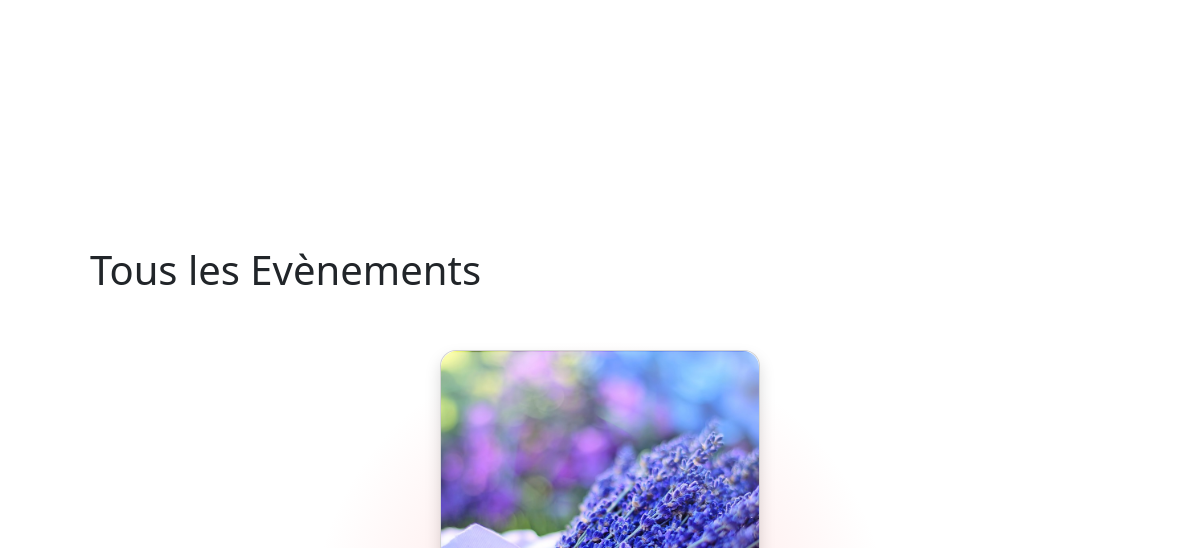
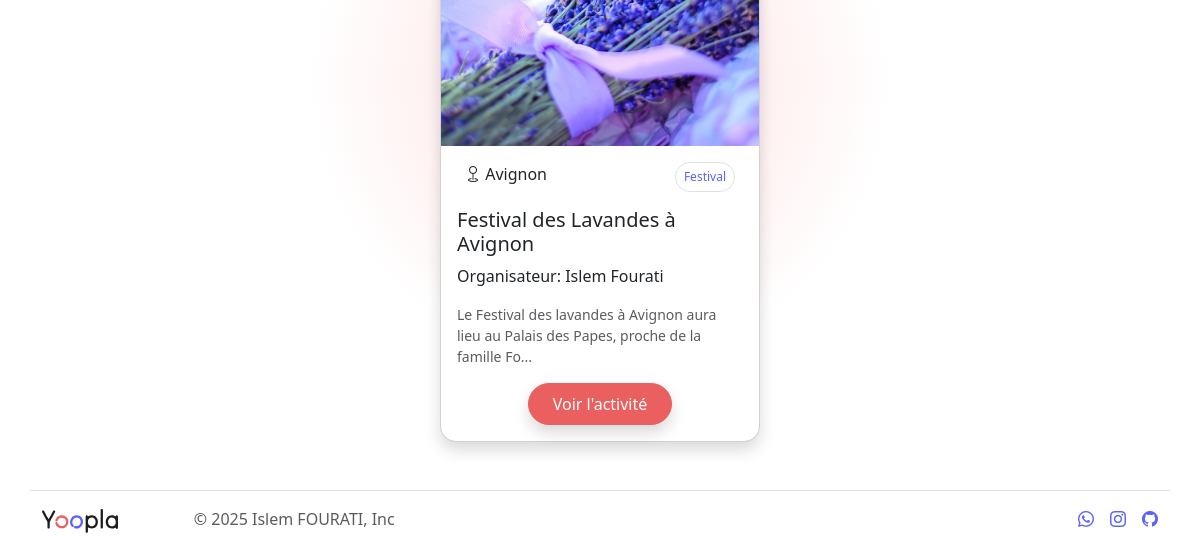
Before: /showAllEvents.php (signed in, lower part) with the older database file (2 pictures, top to bottom).
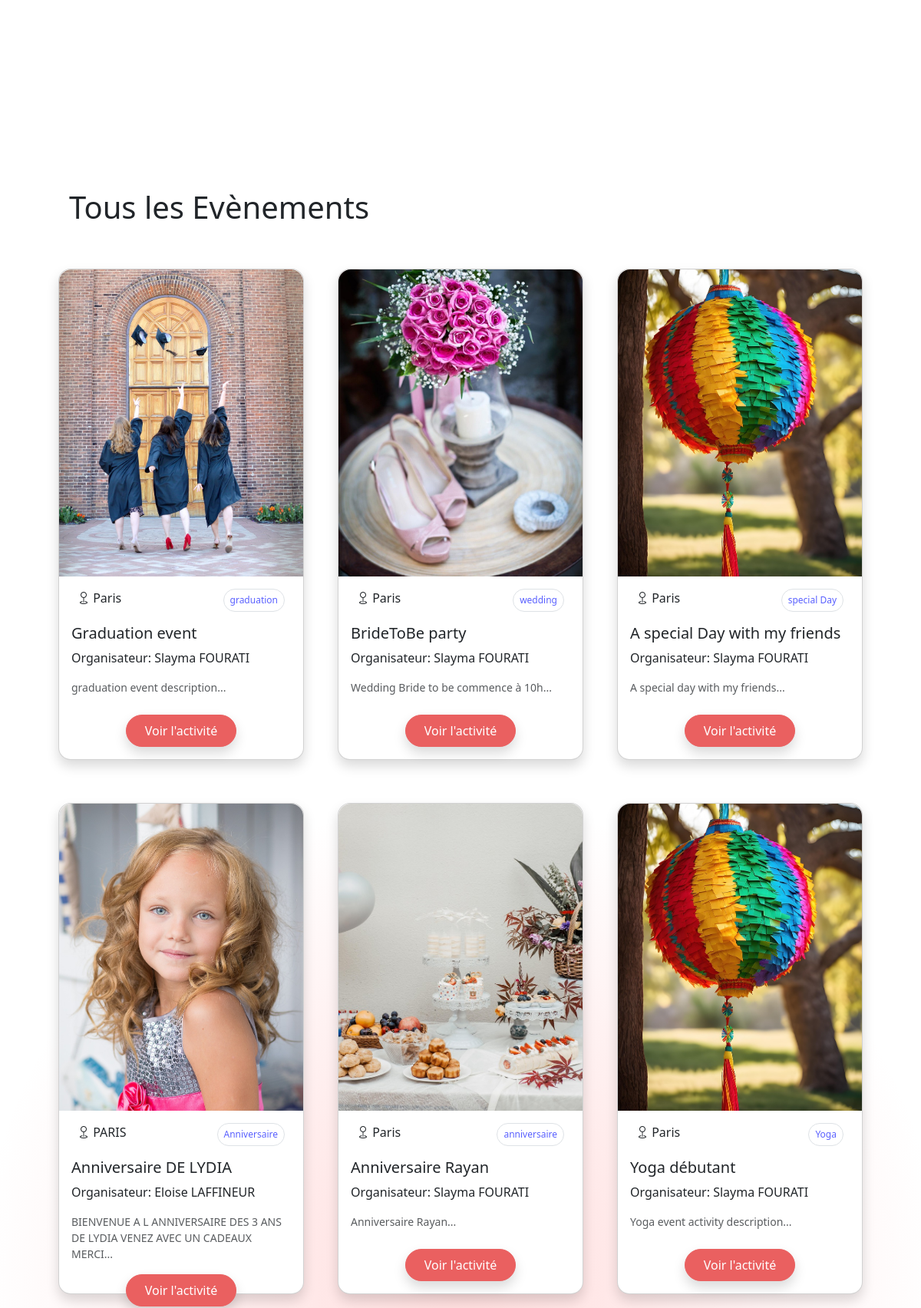
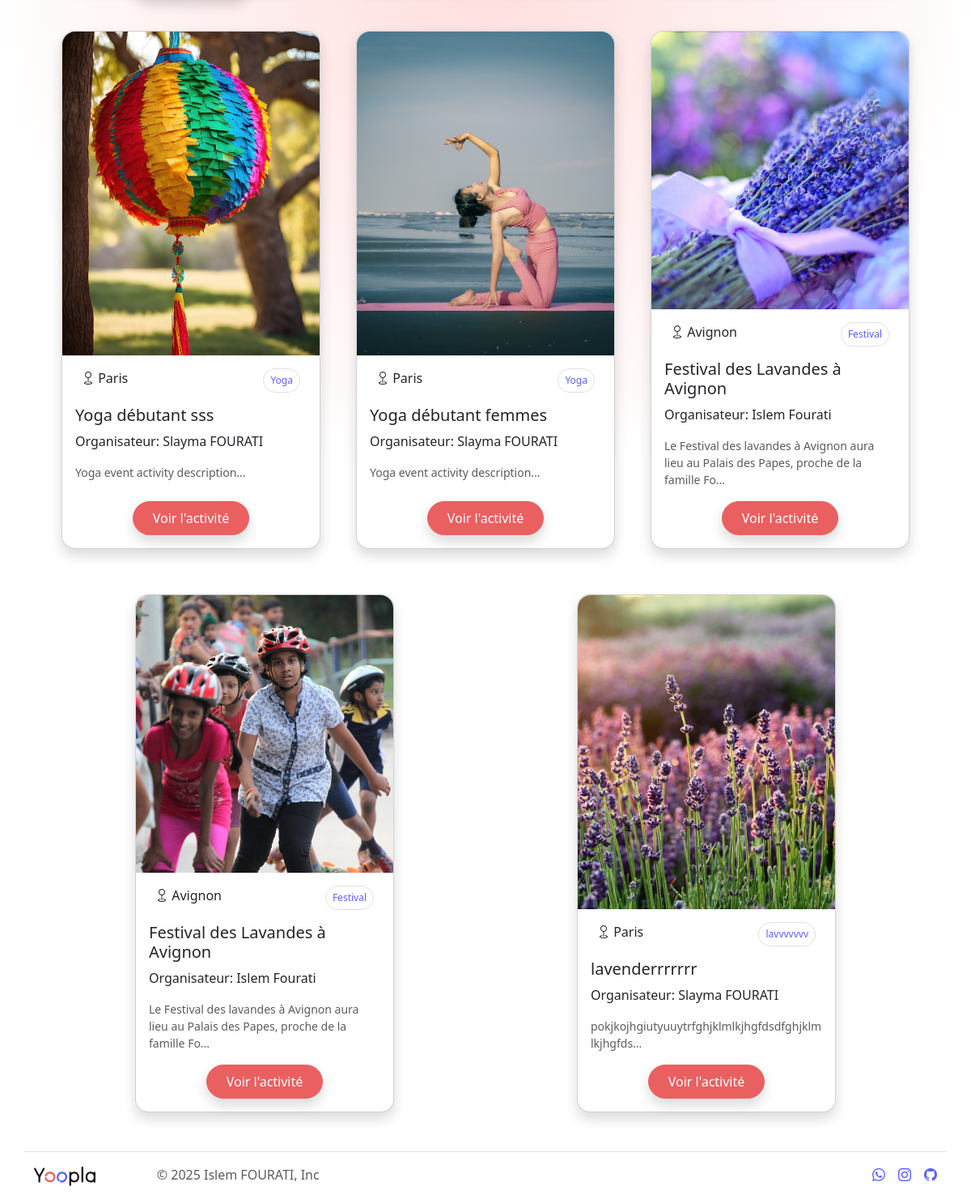
After: the same page with the newer database file (2 pictures, top to bottom).
### tables this page shows
CREATE TABLE `events` (
  `ID_Event` int NOT NULL,
  `ID_User` int NOT NULL,
  `photo` varchar(255) NOT NULL,
  `description` text NOT NULL,
  `title` varchar(255) NOT NULL,
  `categorie` varchar(255) NOT NULL,
  `date_start` date NOT NULL,
  `date_end` date NOT NULL,
  `time_start` time NOT NULL,
  `time_end` time NOT NULL,
  `zip_code` varchar(50) NOT NULL,
  `city` varchar(50) NOT NULL,
  `country` varchar(50) DEFAULT NULL,
  `capacity` int UNSIGNED NOT NULL DEFAULT '0',
  `price` decimal(10,2) DEFAULT NULL
);

CREATE TABLE `users` (
  `ID_User` int NOT NULL,
  `firstName` varchar(255) NOT NULL,
  `lastName` varchar(255) NOT NULL,
  `photo_profil` varchar(255) DEFAULT NULL,
  `civility` enum('f','h') NOT NULL,
  `email` varchar(255) NOT NULL,
  `password` varchar(255) NOT NULL,
  `checkAdmin` enum('user','admin') NOT NULL DEFAULT 'user'
);

### inc/functions.inc.php (called while the page is built, shortened)
<?php
function getAllEvents(): array
{
    try {
        $cnx = connexionBdd();
        $sql = "SELECT
                    e.ID_Event, e.photo, e.description, e.title, e.categorie,
                    e.date_start, e.date_end, e.time_start, e.time_end,
                    e.zip_code, e.city, e.country, e.capacity, e.price,
                    u.firstName, u.lastName -- Select user's names from the users table
                FROM
                    events e -- Alias event table as 'e'
                INNER JOIN
                    users u ON e.ID_User = u.ID_User -- Join condition
                ORDER BY
                    e.date_start DESC, e.time_start DESC";
        $request = $cnx->query($sql);
        $result = $request->fetchAll();
        return $result;
    } catch (Exception $e) {
        global $info;
        $info = alert("Une erreur s'est produite lors de la recherche de tous les événements.", "danger");
        return [];
    }
}

### showAllEvents.php (the view, shortened to what this page needs)
<?php
require_once 'inc/functions.inc.php';
$allEvents = getAllEvents();
require_once 'inc/header.inc.php';
?>
<section class="container">
    <h1 class="display-6 p-4 m-4">Tous les Evènements</h1>
    <div class="d-flex justify-content-around flex-wrap container">
        <?php
        if (empty($allEvents)) {
            $info = alert("Aucun événement trouvé", "warning");
        } else {
            foreach ($allEvents as $event) :
                $event_id = (int) $event['ID_Event'];
                $event_title = $event['title'] ?? 'Titre non disponible';
                $event_description = substr($event['description'] ?? 'Pas de description.', 0, 90) . '...';
                $event_city = $event['city'] ?? 'Ville inconnue';
                $organizer_name = ($event['firstName'] ?? '') . ' ' . ($event['lastName'] ?? '');
                $event_categorie = $event['categorie'] ?? 'Categorie inconnue';
                $image_event = BASE_URL . '/assets/images/' . $event['photo'];
                if (! str_contains($event['photo'], 'event_')) {
                    $image_event = BASE_URL . '/assets/images/default-img/default_event.jpg';
                }
                $detail_url = BASE_URL . 'event/showEvent.php?ID_Event=' . $event_id;
        ?>
                <div class="card col-sm-12 col-md-4 col-lg-3 rounded-4 shadow m-2 mb-5" style="height:40rem;">
                    <img src="<?php echo $image_event ?? $image_url_default;
                                ?>" class="card-img-top rounded-top-4 img-fluid" style="height:25rem; width:100%; object-fit: cover;" alt="image evenement">
                    <div class="card-body">
                        <div class="mx-2 d-flex justify-content-between">
                            <p class=" small fs-6 mb-0"><i class="fbi bi-geo"></i> <?= $event_city ?></p>
                            <span class="badge small mb-3 text-yoopla-blue rounded-pill p-2 fw-medium border"><?= $event_categorie ?></span>
                        </div>
                        <h5 class="mb-2 fs-5 card-title"><?= $event_title ?></h5>
                        <p class="">Organisateur: <?= $organizer_name ?></p>
                        <p class="small card-text text-muted"><?= $event_description ?></p>
                    </div>
                    <div class="d-flex justify-content-center">
                        <a href="<?= $detail_url ?>" class="btn yoopla-primary fw-medium rounded-5 px-4 py-2 shadow mb-3">Voir l'activité</a>
                    </div>
                </div>
        <?php
            endforeach;
        }
        ?>
    </div>
</section>
<?php
require_once 'inc/footer.inc.php';
?>

### inc/header.inc.php (shortened to what this page needs)
<!DOCTYPE html>
<html lang="fr">
<head>
  <link href="https://cdn.jsdelivr.net/npm/fastbootstrap@2.2.0/dist/css/fastbootstrap.min.css" rel="stylesheet">
  <link href="https://cdn.jsdelivr.net/npm/bootstrap@5.3.5/dist/css/bootstrap.min.css" rel="stylesheet">
  <link
    href="https://getbootstrap.com/docs/5.3/assets/css/docs.css"
    rel="stylesheet" />
  <link href="https://cdn.jsdelivr.net/npm/bootstrap@5.3.5-alpha3/dist/css/bootstrap.min.css" rel="stylesheet">
  <link rel="stylesheet" href="https://cdn.jsdelivr.net/npm/bootstrap-icons@1.11.3/font/bootstrap-icons.min.css">
  <link href="https://unpkg.com/aos@2.3.1/dist/aos.css" rel="stylesheet">
  <link rel="stylesheet" href="<?= BASE_URL; ?>assets/css/styles.css">
</head>
<body id="gradientBg" data-bs-theme="light" class="vh-100">
  <header class="container-fluid fixed-top video-header">
    <video autoplay muted loop id="hero-video" class="bg-video">
      <source src="<?= BASE_URL . '/assets/media/banniereYoopla.mp4' ?>" type="video/mp4"> Your browser does not support HTML5 video.
    </video>
  </header>
  <main class="min-vh-100">

### inc/footer.inc.php (shortened to what this page needs)
</main>
<footer class="container d-flex justify-content-around py-3 border-top">
  <a class="navbar-brand" href="<?php BASE_URL ?>home.php"><img src="<?= BASE_URL ?>assets/images/logo/logo.svg" class="w-50" alt="Yoopla logo"></a>
  <p class="mb-3 mb-md-0 text-body-secondary w-100">© 2025 Islem FOURATI, Inc</p>
  <ul class="nav col-md-4 justify-content-end list-unstyled d-flex">
    <li class="ms-3 yoopla-secondary"><a class=" icon-link icon-link-hover" href="#"><i class="bi bi-whatsapp"></i></a></li>
    <li class="ms-3 yoopla-secondary"><a class=" icon-link icon-link-hover" href="#"><i class="bi bi-instagram"></i></a></li>
    <li class="ms-3 yoopla-secondary"><a class=" icon-link icon-link-hover" href="#"><i class="bi bi-github"></i></a></li>
  </ul>
</footer>
</body>
</html>

### assets/css/styles.css (style rules this page uses)
* { box-sizing: border-box; margin: 0; padding: 0; }

Changed rows visible on the page:
added events: photo (picture), city "Paris", categorie "graduation", title "Graduation event", ID_User.lastName "Slayma FOURATI", description "graduation event description..."
added events: photo (picture), city "Paris", categorie "wedding", title "BrideToBe party", ID_User.lastName "Slayma FOURATI", description "Wedding Bride to be commence à 10h..."
added events: city "Paris", categorie "special Day", title "A special Day with my friends", ID_User.lastName "Slayma FOURATI", description "A special day with my friends..."
added events: photo (picture), city "PARIS", categorie "Anniversaire", title "Anniversaire DE LYDIA", ID_User.lastName "Eloise LAFFINEUR", description "BIENVENUE A L ANNIVERSAIRE DES 3 ANS DE LYDIA VENEZ AVEC UN CADEAUX MERCI..."
added events: photo (picture), city "Paris", categorie "anniversaire", title "Anniversaire Rayan", ID_User.lastName "Slayma FOURATI", description "Anniversaire Rayan..."
added events: city "Paris", categorie "Yoga", title "Yoga débutant", ID_User.lastName "Slayma FOURATI", description "Yoga event activity description..."
added events: city "Paris", categorie "Yoga", title "Yoga débutant sss", ID_User.lastName "Slayma FOURATI", description "Yoga event activity description..."
added events: photo (picture), city "Paris", categorie "Yoga", title "Yoga débutant femmes", ID_User.lastName "Slayma FOURATI", description "Yoga event activity description..."
added events: photo (picture), city "Avignon", categorie "Festival", title "Festival des Lavandes à Avignon", ID_User.lastName "Islem Fourati", description "Le Festival des lavandes à Avignon aura lieu au Palais des Papes, proche de la famille Fo..."
added events: photo (picture), city "Paris", categorie "lavvvvvvv", title "lavenderrrrrrr", ID_User.lastName "Slayma FOURATI", description "pokjkojhgiutyuuytrfghjklmlkjhgfdsdfghjklmlkjhgfds..."
